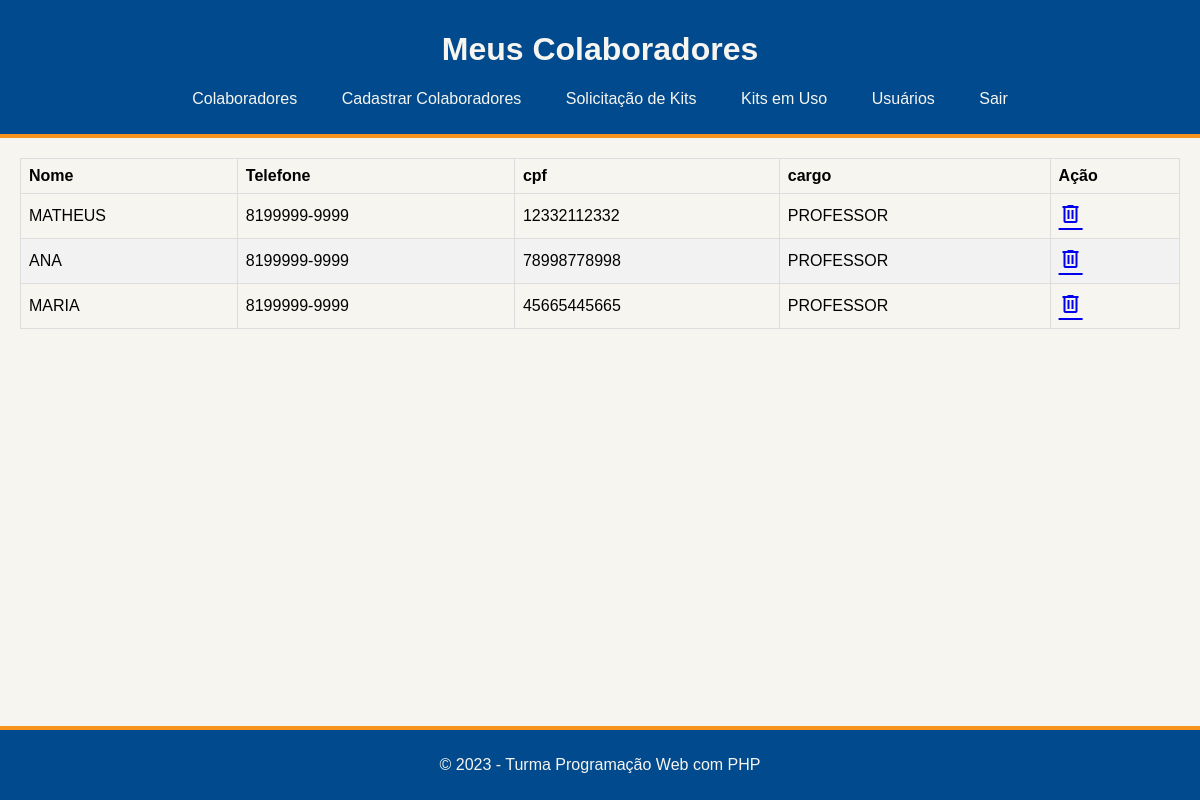
Before: /Listadecolaboradores.php with the older database file.
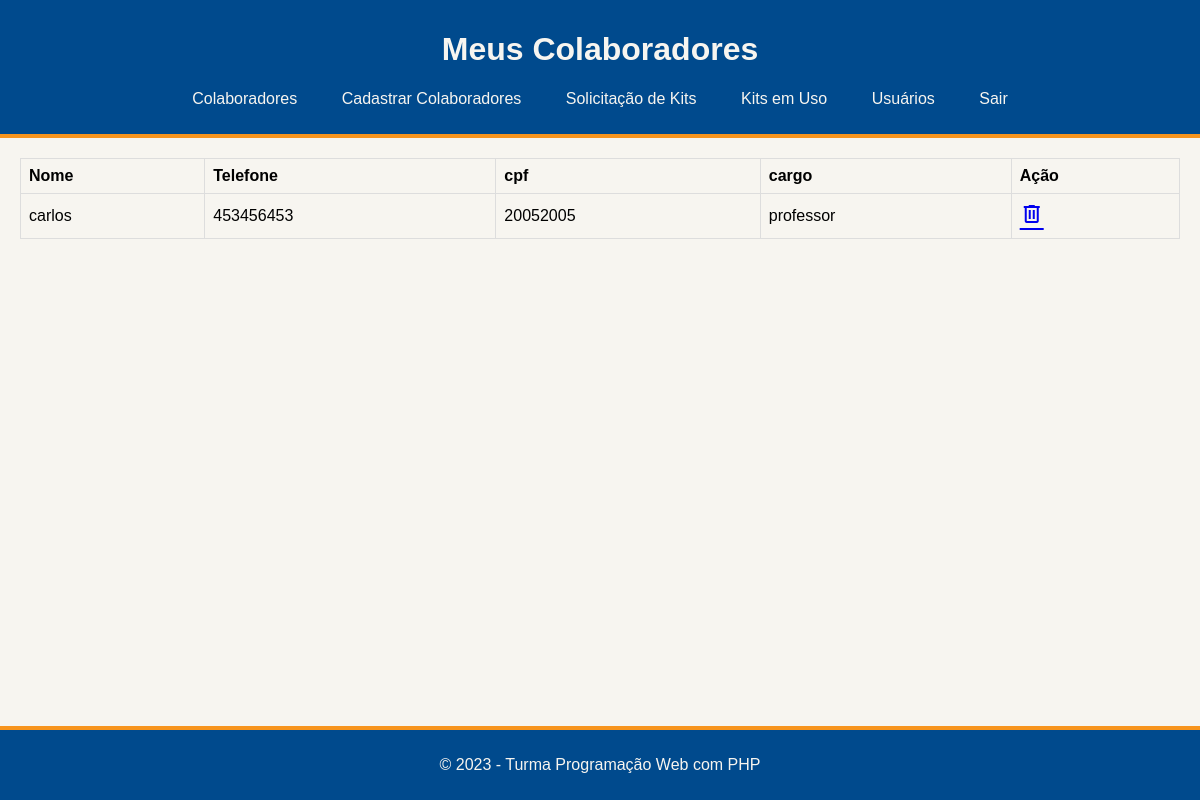
After: the same page with the newer database file.
### tables this page shows
CREATE TABLE `colaboradores` (
  `id` int(5) NOT NULL,
  `nome` varchar(100) NOT NULL,
  `telefone` varchar(30) NOT NULL,
  `cpf` varchar(30) NOT NULL,
  `cargo` varchar(30) NOT NULL
);

### Listadecolaboradores.php (the view, shortened to what this page needs)
<!DOCTYPE html>
<html>
<head>
  <link rel="stylesheet" href="css/estilo.css">
</head>
<body>
  <header>
    <h1>Meus Colaboradores</h1>
    <?php include "includes/menu.php"  ?>
  </header>
  <section>
  <div class="container">
    <table border="1">
      <thead>
        <tr>
          <th>Nome</th>
          <th>Telefone</th>
          <th>cpf</th>
          <th>cargo</th>
          <th>Ação</th>
        </tr>
      </thead>
      <tbody>
      <?php
          include "conexao/conexao.php";
          try {
              $stmt = $conn->query("SELECT * FROM colaboradores");
              $results = $stmt->fetchAll(PDO::FETCH_ASSOC);
              foreach ($results as $row) {
                echo "<tr>";
                echo "<td>".$row['nome']."</td>";
                echo "<td>".$row['telefone']."</td>";
                echo "<td>".$row['cpf']."</td>";
                echo "<td>".$row['cargo']."</td>";
                echo "<td>
                <a href='php/excluir.php?id=" . $row['id'] .
                "'<span class='material-symbols-outlined'>delete</span></a></td>";
                echo "</tr>";
              }
          } catch(PDOException $e) {
              echo "Error: " . $e->getMessage();
          }
        ?>
      </tbody>
    </table>
  </div>
  </section>
  <?php include "includes/footer.php"; ?>
</body>
</html>

### includes/menu.php
<nav>
  <ul>
    <li><a href="Listadecolaboradores.php">Colaboradores</a></li>
    <li><a href="cadastrarcColaboradores.php">Cadastrar Colaboradores</a></li>
    <li><a href="solicitacao.php">Solicitação de Kits</a></li>
    <li><a href="emUso.php">Kits em Uso</a></li>
    <li><a href="cadastrarUsuarios.php">Usuários</a></li>
    <li><a href="php/logout.php">Sair</a></li>
  </ul>
</nav>

### includes/footer.php
<footer>
    <p> &copy <?php echo date('Y')?> - Turma Programação Web com PHP </p>
</footer>

### css/estilo.css (style rules this page uses)
body { font-family: Arial, sans-serif; background-color: #f7f5f0; margin: 0; padding: 0; }
header { background-color:#004A8D; color:#f7f5f0; text-align: center; padding: 10px 0; border-bottom:4px solid #F7941D; }
nav ul { list-style: none; }
nav ul li { display: inline; margin-right: 40px; }
nav ul li a { color: #f7f5f0; text-decoration: none; }
section { padding: 20px; }
footer { text-align: center; padding: 10px 0; position: fixed; bottom: 0; width: 100%; background-color: #004A8D; color: #f7f5f0; border-top:4px solid #F7941D; }
.container { text-align: center; display: flex; justify-content: center; align-items: center; }
table { border-collapse: collapse; width: 100%; }
td, th { border: 1px solid #ddd; padding: 8px; text-align: left; }
tr:nth-child(even) { background-color: #f2f2f2; }

Changed rows visible on the page:
removed colaboradores: nome "ANA", telefone "8199999-9999", cpf "78998778998", cargo "PROFESSOR"
removed colaboradores: nome "MARIA", telefone "8199999-9999", cpf "45665445665", cargo "PROFESSOR"
changed colaboradores: nome "MATHEUS" → "carlos"; telefone "8199999-9999" → "453456453"; cpf "12332112332" → "20052005"; cargo "PROFESSOR" → "professor"
